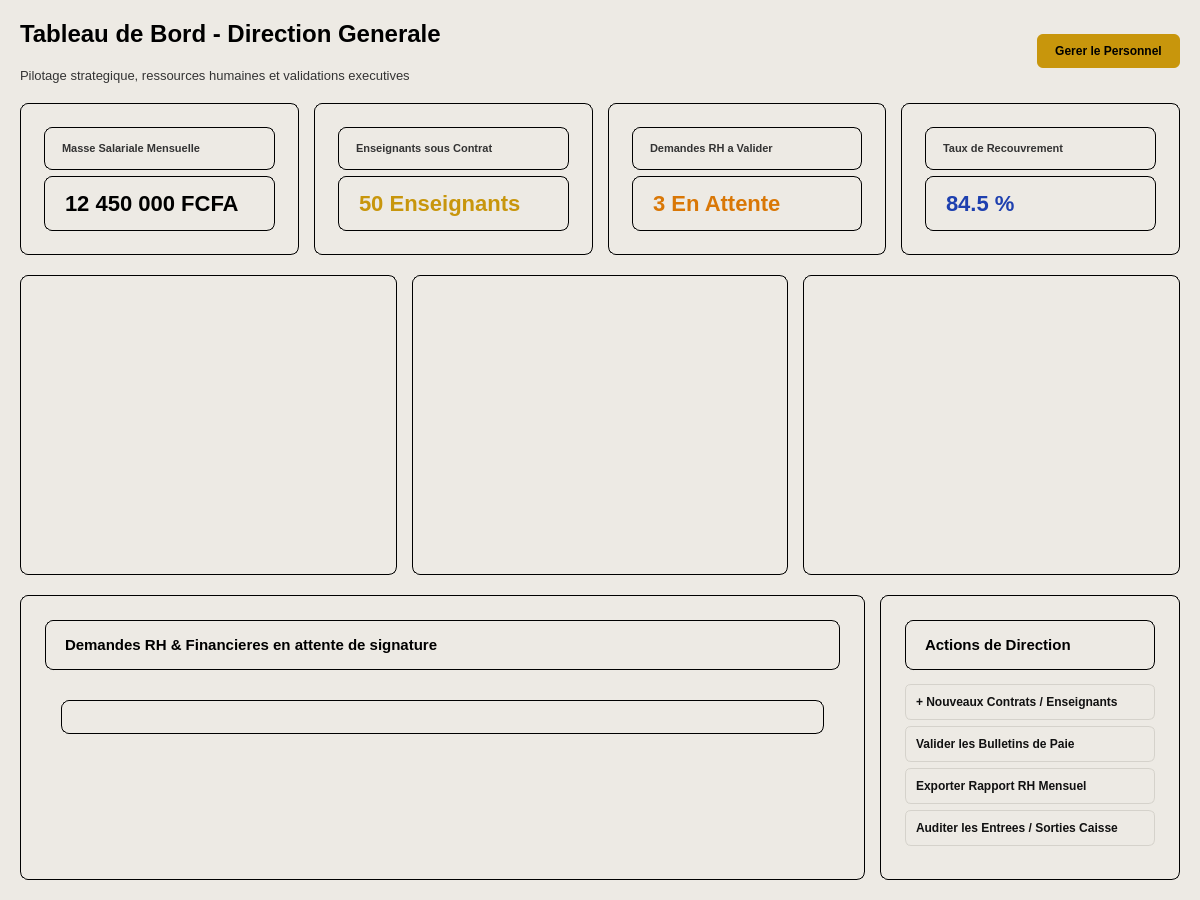
<?xml version="1.0" encoding="UTF-8"?>
<ui version="4.0">
 <class>PageDirecteur</class>
 <widget class="QWidget" name="PageDirecteur">
  <property name="geometry">
   <rect>
    <x>0</x>
    <y>0</y>
    <width>1200</width>
    <height>900</height>
   </rect>
  </property>
  <property name="windowTitle">
   <string>Espace Direction</string>
  </property>
  <property name="styleSheet">
   <string>background-color: #EDEAE4; font-family: 'Segoe UI', sans-serif;</string>
  </property>
  <layout class="QVBoxLayout" name="mainLayout">
   <property name="spacing">
    <number>20</number>
   </property>
   <property name="leftMargin">
    <number>20</number>
   </property>
   <property name="topMargin">
    <number>20</number>
   </property>
   <property name="rightMargin">
    <number>20</number>
   </property>
   <property name="bottomMargin">
    <number>20</number>
   </property>
   <item>
    <layout class="QHBoxLayout" name="headerLayout">
     <item>
      <layout class="QVBoxLayout" name="titleLayout">
       <item>
        <widget class="QLabel" name="lbl_title">
         <property name="styleSheet">
          <string>color: #000000; font-size: 24px; font-weight: bold;</string>
         </property>
         <property name="text">
          <string>Tableau de Bord - Direction Generale</string>
         </property>
        </widget>
       </item>
       <item>
        <widget class="QLabel" name="lbl_subtitle">
         <property name="styleSheet">
          <string>color: #333333; font-size: 13px;</string>
         </property>
         <property name="text">
          <string>Pilotage strategique, ressources humaines et validations executives</string>
         </property>
        </widget>
       </item>
      </layout>
     </item>
     <item>
      <spacer name="headerSpacer">
       <property name="orientation">
        <enum>Qt::Horizontal</enum>
       </property>
       <property name="sizeHint" stdset="0">
        <size>
         <width>40</width>
         <height>20</height>
        </size>
       </property>
      </spacer>
     </item>
     <item>
      <widget class="QPushButton" name="btn_goto_personnel">
       <property name="styleSheet">
        <string>background-color: #C8960C; color: #000000; border: none; border-radius: 6px; padding: 10px 18px; font-weight: bold;</string>
       </property>
       <property name="text">
        <string>Gerer le Personnel</string>
       </property>
      </widget>
     </item>
    </layout>
   </item>
   <item>
    <layout class="QHBoxLayout" name="kpiLayout">
     <property name="spacing">
      <number>15</number>
     </property>
     <item>
      <widget class="QFrame" name="card_kpi1">
       <property name="styleSheet">
        <string>background-color: transparent; color: #000000; border: 1px solid #000000; border-radius: 8px; padding: 14px;</string>
       </property>
       <layout class="QVBoxLayout" name="vk1">
        <item>
         <widget class="QLabel" name="tk1">
          <property name="styleSheet">
           <string>color: #333333; font-size: 11px; font-weight: bold; text-transform: uppercase;</string>
          </property>
          <property name="text">
           <string>Masse Salariale Mensuelle</string>
          </property>
         </widget>
        </item>
        <item>
         <widget class="QLabel" name="vk1_val">
          <property name="styleSheet">
           <string>color: #000000; font-size: 22px; font-weight: bold;</string>
          </property>
          <property name="text">
           <string>12 450 000 FCFA</string>
          </property>
         </widget>
        </item>
       </layout>
      </widget>
     </item>

     <item>
      <widget class="QFrame" name="card_kpi2">
       <property name="styleSheet">
        <string>background-color: transparent; color: #000000; border: 1px solid #000000; border-radius: 8px; padding: 14px;</string>
       </property>
       <layout class="QVBoxLayout" name="vk2">
        <item>
         <widget class="QLabel" name="tk2">
          <property name="styleSheet">
           <string>color: #333333; font-size: 11px; font-weight: bold; text-transform: uppercase;</string>
          </property>
          <property name="text">
           <string>Enseignants sous Contrat</string>
          </property>
         </widget>
        </item>
        <item>
         <widget class="QLabel" name="vk2_val">
          <property name="styleSheet">
           <string>color: #C8960C; font-size: 22px; font-weight: bold;</string>
          </property>
          <property name="text">
           <string>50 Enseignants</string>
          </property>
         </widget>
        </item>
       </layout>
      </widget>
     </item>

     <item>
      <widget class="QFrame" name="card_kpi3">
       <property name="styleSheet">
        <string>background-color: transparent; color: #000000; border: 1px solid #000000; border-radius: 8px; padding: 14px;</string>
       </property>
       <layout class="QVBoxLayout" name="vk3">
        <item>
         <widget class="QLabel" name="tk3">
          <property name="styleSheet">
           <string>color: #333333; font-size: 11px; font-weight: bold; text-transform: uppercase;</string>
          </property>
          <property name="text">
           <string>Demandes RH a Valider</string>
          </property>
         </widget>
        </item>
        <item>
         <widget class="QLabel" name="vk3_val">
          <property name="styleSheet">
           <string>color: #D97706; font-size: 22px; font-weight: bold;</string>
          </property>
          <property name="text">
           <string>3 En Attente</string>
          </property>
         </widget>
        </item>
       </layout>
      </widget>
     </item>

     <item>
      <widget class="QFrame" name="card_kpi4">
       <property name="styleSheet">
        <string>background-color: transparent; color: #000000; border: 1px solid #000000; border-radius: 8px; padding: 14px;</string>
       </property>
       <layout class="QVBoxLayout" name="vk4">
        <item>
         <widget class="QLabel" name="tk4">
          <property name="styleSheet">
           <string>color: #333333; font-size: 11px; font-weight: bold; text-transform: uppercase;</string>
          </property>
          <property name="text">
           <string>Taux de Recouvrement</string>
          </property>
         </widget>
        </item>
        <item>
         <widget class="QLabel" name="vk4_val">
          <property name="styleSheet">
           <string>color: #1E40AF; font-size: 22px; font-weight: bold;</string>
          </property>
          <property name="text">
           <string>84.5 %</string>
          </property>
         </widget>
        </item>
       </layout>
      </widget>
     </item>
    </layout>
   </item>
   <item>
    <layout class="QHBoxLayout" name="chartsLayout">
     <property name="spacing">
      <number>15</number>
     </property>
     <item>
      <widget class="QFrame" name="container_chart_finances">
       <property name="minimumSize">
        <size>
         <width>0</width>
         <height>300</height>
        </size>
       </property>
       <property name="styleSheet">
        <string>background-color: transparent; color: #000000; border: 1px solid #000000; border-radius: 8px;</string>
       </property>
       <layout class="QVBoxLayout" name="layout_chart_finances">
        <property name="leftMargin"><number>10</number></property>
        <property name="topMargin"><number>10</number></property>
        <property name="rightMargin"><number>10</number></property>
        <property name="bottomMargin"><number>10</number></property>
       </layout>
      </widget>
     </item>
     <item>
      <widget class="QFrame" name="container_chart_scolarite">
       <property name="minimumSize">
        <size>
         <width>0</width>
         <height>300</height>
        </size>
       </property>
       <property name="styleSheet">
        <string>background-color: transparent; color: #000000; border: 1px solid #000000; border-radius: 8px;</string>
       </property>
       <layout class="QVBoxLayout" name="layout_chart_scolarite">
        <property name="leftMargin"><number>10</number></property>
        <property name="topMargin"><number>10</number></property>
        <property name="rightMargin"><number>10</number></property>
        <property name="bottomMargin"><number>10</number></property>
       </layout>
      </widget>
     </item>
     <item>
      <widget class="QFrame" name="container_chart_personnel">
       <property name="minimumSize">
        <size>
         <width>0</width>
         <height>300</height>
        </size>
       </property>
       <property name="styleSheet">
        <string>background-color: transparent; color: #000000; border: 1px solid #000000; border-radius: 8px;</string>
       </property>
       <layout class="QVBoxLayout" name="layout_chart_personnel">
        <property name="leftMargin"><number>10</number></property>
        <property name="topMargin"><number>10</number></property>
        <property name="rightMargin"><number>10</number></property>
        <property name="bottomMargin"><number>10</number></property>
       </layout>
      </widget>
     </item>
    </layout>
   </item>
   <item>
    <layout class="QHBoxLayout" name="contentLayout">
     <property name="spacing">
      <number>15</number>
     </property>
     <item>
      <widget class="QFrame" name="frame_validations">
       <property name="styleSheet">
        <string>background-color: transparent; color: #000000; border: 1px solid #000000; border-radius: 8px; padding: 15px;</string>
       </property>
       <layout class="QVBoxLayout" name="v_val">
        <item>
         <widget class="QLabel" name="lbl_val_title">
          <property name="styleSheet">
           <string>font-size: 15px; font-weight: bold; color: #000000; margin-bottom: 8px;</string>
          </property>
          <property name="text">
           <string>Demandes RH &amp; Financieres en attente de signature</string>
          </property>
         </widget>
        </item>
        <item>
         <widget class="QTableWidget" name="table_validations">
          <property name="styleSheet">
           <string>
            QTableWidget { border: 1px solid #EDEAE4; gridline-color: #EDEAE4; }
            QHeaderView::section { background-color: #EDEAE4; color: #333333; font-weight: bold; padding: 8px; border: none; }
           </string>
          </property>
          <property name="editTriggers">
           <set>QAbstractItemView::NoEditTriggers</set>
          </property>
          <property name="showGrid">
           <bool>false</bool>
          </property>
          <column>
           <property name="text">
            <string>Demandeur</string>
           </property>
          </column>
          <column>
           <property name="text">
            <string>Type de demande</string>
           </property>
          </column>
          <column>
           <property name="text">
            <string>Details / Montant</string>
           </property>
          </column>
          <column>
           <property name="text">
            <string>Date</string>
           </property>
          </column>
          <column>
           <property name="text">
            <string>Action</string>
           </property>
          </column>
         </widget>
        </item>
       </layout>
      </widget>
     </item>
     <item>
      <widget class="QFrame" name="frame_quick_actions">
       <property name="minimumSize">
        <size>
         <width>300</width>
         <height>0</height>
        </size>
       </property>
       <property name="maximumSize">
        <size>
         <width>300</width>
         <height>16777215</height>
        </size>
       </property>
       <property name="styleSheet">
        <string>background-color: transparent; color: #000000; border: 1px solid #000000; border-radius: 8px; padding: 15px;</string>
       </property>
       <layout class="QVBoxLayout" name="v_act">
        <item>
         <widget class="QLabel" name="lbl_act_title">
          <property name="styleSheet">
           <string>font-size: 15px; font-weight: bold; color: #000000; margin-bottom: 8px;</string>
          </property>
          <property name="text">
           <string>Actions de Direction</string>
          </property>
         </widget>
        </item>
        <item>
         <widget class="QPushButton" name="btn_act_recrutement">
          <property name="styleSheet">
           <string>background-color: #EDEAE4; color: #111111; border: 1px solid #D5D2CB; border-radius: 6px; padding: 10px; text-align: left; font-weight: bold;</string>
          </property>
          <property name="text">
           <string>+ Nouveaux Contrats / Enseignants</string>
          </property>
         </widget>
        </item>
        <item>
         <widget class="QPushButton" name="btn_act_paie">
          <property name="styleSheet">
           <string>background-color: #EDEAE4; color: #111111; border: 1px solid #D5D2CB; border-radius: 6px; padding: 10px; text-align: left; font-weight: bold;</string>
          </property>
          <property name="text">
           <string>Valider les Bulletins de Paie</string>
          </property>
         </widget>
        </item>
        <item>
         <widget class="QPushButton" name="btn_act_rapport_rh">
          <property name="styleSheet">
           <string>background-color: #EDEAE4; color: #111111; border: 1px solid #D5D2CB; border-radius: 6px; padding: 10px; text-align: left; font-weight: bold;</string>
          </property>
          <property name="text">
           <string>Exporter Rapport RH Mensuel</string>
          </property>
         </widget>
        </item>
        <item>
         <widget class="QPushButton" name="btn_act_auditer_caisse">
          <property name="styleSheet">
           <string>background-color: #EDEAE4; color: #111111; border: 1px solid #D5D2CB; border-radius: 6px; padding: 10px; text-align: left; font-weight: bold;</string>
          </property>
          <property name="text">
           <string>Auditer les Entrees / Sorties Caisse</string>
          </property>
         </widget>
        </item>
        <item>
         <spacer name="spacer_act">
          <property name="orientation">
           <enum>Qt::Vertical</enum>
          </property>
          <property name="sizeHint" stdset="0">
           <size>
            <width>20</width>
            <height>20</height>
           </size>
          </property>
         </spacer>
        </item>
       </layout>
      </widget>
     </item>
    </layout>
   </item>

  </layout>
 </widget>
 <resources/>
 <connections/>
</ui>
